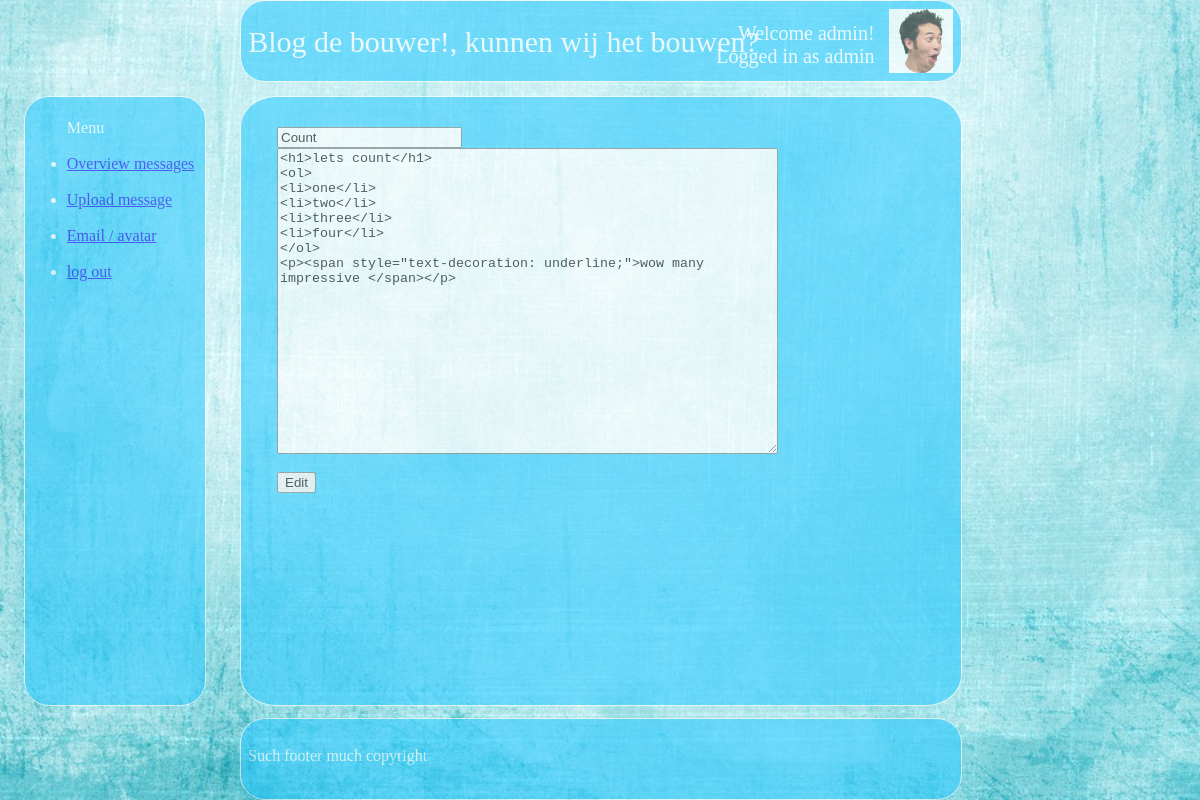
Screenshot of /view/update_message_form.php?id=10 (signed in) with the database file from the repository.
### tables this page shows
CREATE TABLE IF NOT EXISTS `message` (
  `ID` int(11) NOT NULL,
  `titel` varchar(200) NOT NULL,
  `message` text NOT NULL,
  `op` int(11) NOT NULL
);

### view/update_message_form.php (the view, shortened to what this page needs)
<head>
</head>
<?php
include '../include/menu.php';
include '../include/header.php';
$id = $_GET['id'];
include '../model/connect.php';
$sql = "SELECT titel, message
FROM message
WHERE id=$id";
$result = mysqli_query($conn, $sql);
while(list($titel, $message)= mysqli_fetch_row($result)){
	echo "
	<form action=\"../controller/update_message.php\" method=\"GET\">
		<input type=\"text\" name=\"titel\" value=\"$titel\" required><br>
		<textarea id=\"mytextarea\" name=\"message\" cols=\"60\" rows=\"20\" required>$message</textarea><br>
		<input type=\"hidden\" name=\"id\" value=\"$id\"><br>
		<input type=\"submit\" name=\"submit\" value=\"Edit\"><br>
	</form>
	";
}
include '../include/footer.php';
?>

### rows the page displays
message: titel "Count", message "<h1>lets count</h1> <ol> <li>one</li> <li>two</li> <li>three</li> <li>four</li> </ol> <p><span style=\"text-decoration: underline;\">wow many impressive </span></p>"

### other values shown
$_SESSION['name'] "admin"
$_SESSION['username'] "admin"
